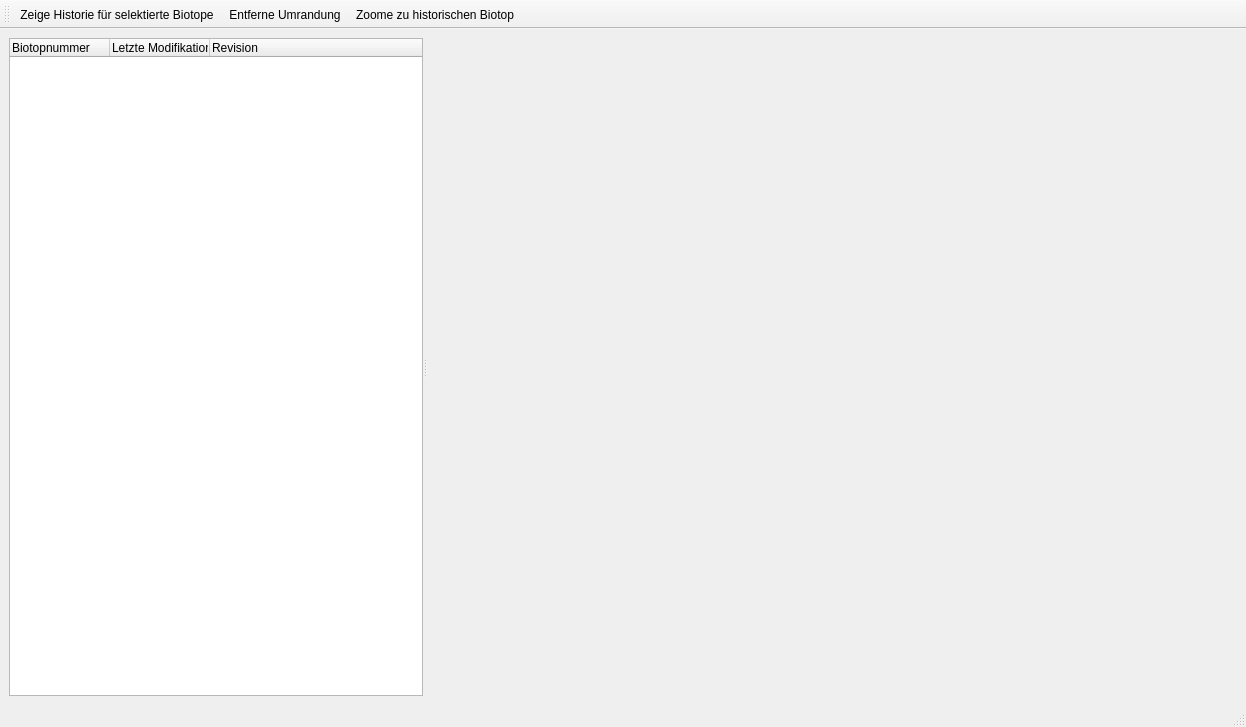
<?xml version="1.0" encoding="UTF-8"?>
<ui version="4.0">
 <class>MainWindow</class>
 <widget class="QMainWindow" name="MainWindow">
  <property name="geometry">
   <rect>
    <x>0</x>
    <y>0</y>
    <width>1246</width>
    <height>727</height>
   </rect>
  </property>
  <property name="windowTitle">
   <string>Biotope Historie</string>
  </property>
  <widget class="QWidget" name="centralwidget">
   <layout class="QVBoxLayout" name="verticalLayout">
    <item>
     <widget class="QSplitter" name="splitter">
      <property name="orientation">
       <enum>Qt::Horizontal</enum>
      </property>
      <widget class="QTreeWidget" name="treeWidget">
       <column>
        <property name="text">
         <string>Biotopnummer</string>
        </property>
       </column>
       <column>
        <property name="text">
         <string>Letzte Modifikation</string>
        </property>
       </column>
       <column>
        <property name="text">
         <string>Revision</string>
        </property>
       </column>
      </widget>
      <widget class="QWidget" name="dummy" native="true">
       <property name="minimumSize">
        <size>
         <width>500</width>
         <height>0</height>
        </size>
       </property>
      </widget>
     </widget>
    </item>
   </layout>
  </widget>
  <widget class="QMenuBar" name="menubar">
   <property name="geometry">
    <rect>
     <x>0</x>
     <y>0</y>
     <width>1246</width>
     <height>21</height>
    </rect>
   </property>
  </widget>
  <widget class="QStatusBar" name="statusbar"/>
  <widget class="QToolBar" name="toolBar">
   <property name="windowTitle">
    <string>toolBar</string>
   </property>
   <attribute name="toolBarArea">
    <enum>TopToolBarArea</enum>
   </attribute>
   <attribute name="toolBarBreak">
    <bool>false</bool>
   </attribute>
   <addaction name="actionShow_History_for_Selektion"/>
   <addaction name="actionDelete_Selection"/>
   <addaction name="actionZoomToFeature"/>
  </widget>
  <action name="actionShow_History_for_Selektion">
   <property name="icon">
    <iconset>
     <selectedon>:/plugins/biotop_manager/assets/icons/leaf-show-01.svg</selectedon>
    </iconset>
   </property>
   <property name="text">
    <string>Zeige Historie für selektierte Biotope</string>
   </property>
   <property name="toolTip">
    <string>Zeige Historie für selektierte Biotope</string>
   </property>
  </action>
  <action name="actionDelete_Selection">
   <property name="icon">
    <iconset>
     <selectedon>:/plugins/biotop_manager/assets/icons/leaf-cancel-01.svg</selectedon>
    </iconset>
   </property>
   <property name="text">
    <string>Entferne Umrandung</string>
   </property>
  </action>
  <action name="actionZoomToFeature">
   <property name="icon">
    <iconset>
     <selectedon>:/plugins/biotop_manager/assets/icons/leaf-zoom-01.svg</selectedon>
    </iconset>
   </property>
   <property name="text">
    <string>Zoome zu historischen Biotop</string>
   </property>
  </action>
 </widget>
 <connections/>
</ui>
